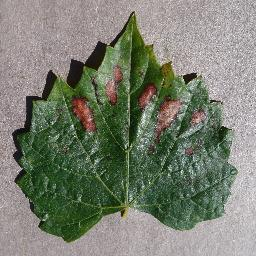
#> input picture grape_base/black_measles/0279ec2c-5470-47e8-b1ba-79442bd323bb___FAM_B.Msls 4396_flipLR.JPG, 256 x 256 px, found by its file name; its folder holds 3 pictures in this run
$ jupyter execute Histograma.ipynb
#> lines starting #> are read from the running program, lines starting #| are printed output that depends on the picture; pictures that were not available may be replaced by others from this repository, and a replacement may not be noted
#> further down, img is the input picture: shape (256, 256, 3); mean B, G, R 112.6, 127.2, 122
### visao.py
import os
import numpy as np
import cv2
import matplotlib.pyplot as plt

def gravar_arquivo_arff(base_teste, classes):
    tam = len(base_teste[0][0])
    file = open('leaf_deseases.arff','w')

    file.write('@relation leaf_deseases\n')
    for i in range(tam):
        file.write('@attribute '+ str(i) +' NUMERIC\n')

    file.write('@attribute classes {')

    a = set(classes)

    for i in a:
        file.write(str(i)+',')

    file.write('}')

    for i in range(tam):
         len(set(classes))

    file.write('\n@data\n')

    for item in base_teste:
        for i in range(len(item[0])):
            file.write("%s," % str(item[0][i]))
        file.write("%s\n" % item[1])

    file.close()
    print('arquivo gravado')

# [140 lines left out: functions histograma, distancia, lbp, histograma_tons_cinza, extrair_caracteristica, extrair_caracteristica2 and 1 more, not called in this run]

### Histograma.ipynb
[cell 1]
import cv2
import matplotlib.pyplot as plt
import os
import numpy as np

[cell 2]
BASE_PATH = './grape_base/'
black_measles_imgs = os.listdir(BASE_PATH+'black_measles')
black_measles_imgs = [BASE_PATH+'black_measles/'+img for img in black_measles_imgs]

leaf_blight_imgs = os.listdir(BASE_PATH+'leaf_blight')
leaf_blight_imgs = [BASE_PATH+'leaf_blight/'+img for img in leaf_blight_imgs]

black_rot_imgs = os.listdir(BASE_PATH+'black_rot')
black_rot_imgs = [BASE_PATH+'black_rot/'+img for img in black_rot_imgs]

healthy_imgs = os.listdir(BASE_PATH+'healthy')
healthy_imgs = [BASE_PATH+'healthy/'+img for img in healthy_imgs]

[cell 3]
def plot_matrix_list(images_list, size_a=16, size_b=16):

    lines = (len(images_list)//4)+1
    plt.figure(figsize=(size_a, size_b))

    for i in range(len(images_list)):
        plt.subplot(lines,4,i+1)
        plt.imshow(images_list[i])
        #plt.title(str(i+1))


    plt.show()
    plt.close('all')

[cell 4]
#img as matrix
def histograma(img):

    '''
    retorna histograma de cores da imagem
    '''
    WB = np.zeros(256)
    WG = np.zeros(256)
    WR = np.zeros(256)

    l, c, tres = img.shape
#> l = 256; c = 256; tres = 3

    B = img[:,:,0]
    G = img[:,:,1]
    R = img[:,:,2]

    img_HSV = cv2.cvtColor(img, cv2.COLOR_BGR2HSV)
#> img_HSV: shape (256, 256, 3); mean H, S, V 73.4, 58.3, 132.4
    H = img_HSV[:,:,0]
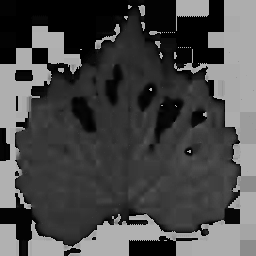
#> H: shape (256, 256); min 0, max 179, mean 73.4
    S = img_HSV[:,:,1]
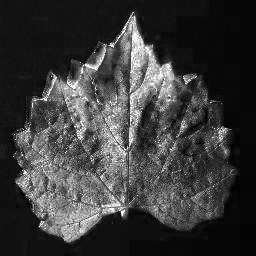
#> S: shape (256, 256); min 0, max 255, mean 58.3
    V = img_HSV[:,:,2]
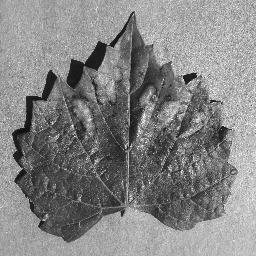
#> V: shape (256, 256); min 2, max 255, mean 132.4

    THR = 50

    for i in range(l):
        for j in range(c):
            if(not(((S[i,j] < THR or V[i,j] < THR) or H[i,j] > 100) or (not(B[i,j] < 100)))):
                WB[B[i,j]] = WB[B[i,j]]+1
                WG[G[i,j]] = WG[G[i,j]]+1
                WR[R[i,j]] = WR[R[i,j]]+1
#> after the loop, WB = 256 values, max 385 at index 43, min 0 at index 100, mean 85.95; WG = 256 values, max 412 at index 77, min 0 at index 0, mean 85.95; WR = 256 values, max 372 at index 43, min 0 at index 0, mean 85.95

    for i in range(256):
        WB[i] = WB[i]/(l*c)
        WG[i] = WG[i]/(l*c)
        WR[i] = WR[i]/(l*c)
#> after the loop, WB = 256 values, max 0.00587 at index 43, min 0 at index 100, mean 0.00131; WG = 256 values, max 0.00629 at index 77, min 0 at index 0, mean 0.00131; WR = 256 values, max 0.00568 at index 43, min 0 at index 0, mean 0.00131
    #return np.append(np.append(WB,WG),WR)
    return [WB,WG,WR]

[cell 5]
sample = [healthy_imgs[0], black_measles_imgs[0], leaf_blight_imgs[0], black_rot_imgs[0]]
titles = ['healthy', 'black_measles', 'leaf_blight', 'black_rot']

plt.figure(figsize = (8,8))
for i in range(len(sample)):
    img = cv2.imread(sample[i])
    plt.subplot(2,2,i+1)
    plt.title(titles[i])
    hist = histograma(img)
#> hist = 3 items
    plt.plot(hist[0], color='blue')
    plt.plot(hist[1], color='green')
    plt.plot(hist[2], color='red')
    plt.legend(['canal B', 'canal G', 'canal R'])
    plt.xlabel('valor')
    plt.ylabel('quantidade de pixels')

plt.subplots_adjust(wspace=0.4, hspace=0.4)
plt.show()
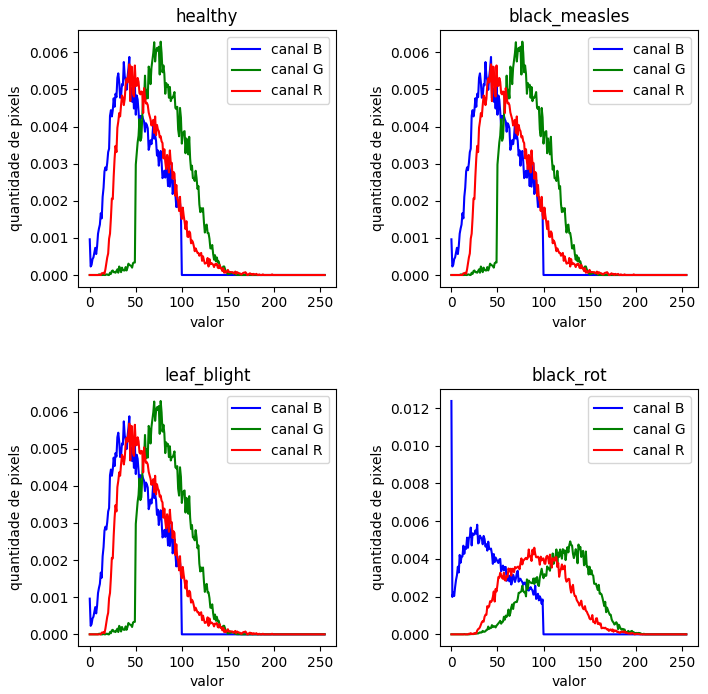
#> figure drawn by matplotlib, 4 panels; panel 1: curve peaks at x = 43, y = 0.00587; panel 1: curve peaks at x = 77, y = 0.00629; panel 1: curve peaks at x = 43, y = 0.00568; panel 2: curve peaks at x = 43, y = 0.00587

[cell 6]
img_path = sample[3]
img = cv2.imread(img_path)
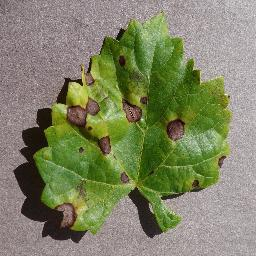
#> input picture grape_base/black_rot/00905d40-bddf-460e-b348-1dbb6a34653b___FAM_B.Rot 0664_flipLR.JPG, 256 x 256 px
#> img is the input picture: shape (256, 256, 3); mean B, G, R 100.8, 131.9, 127.9

plt.figure(figsize = (8,8))
y_ticks = [0, 0.0025, 0.005, 0.0075, 0.01]


plt.subplot(2,2,i+1)
hist = histograma(img)
#> in histograma (call 5), `B = img[:,:,0]`:
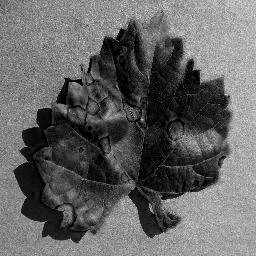
#> B: shape (256, 256); min 0, max 249, mean 100.8
#> in histograma (call 5), `R = img[:,:,2]`:
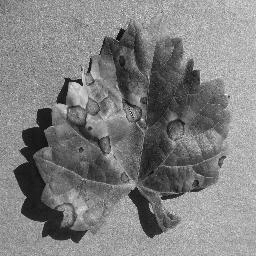
#> R: shape (256, 256); min 3, max 255, mean 127.9
#> in histograma (call 5), `img_HSV = cv2.cvtColor(img, cv2.COLOR_BGR2HSV)`: img_HSV: shape (256, 256, 3); mean H, S, V 63.6, 84.8, 138.5
#> in histograma (call 5), `H = img_HSV[:,:,0]`:
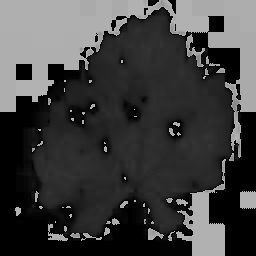
#> H: shape (256, 256); min 0, max 179, mean 63.6
#> in histograma (call 5), `S = img_HSV[:,:,1]`:
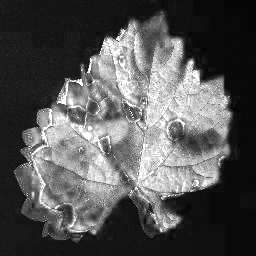
#> S: shape (256, 256); min 0, max 255, mean 84.8
#> after the loop in histograma (call 5), `for i in range(l):`: WB = 256 values, max 811 at index 0, min 0 at index 100, mean 94.07; WG = 256 values, max 323 at index 129, min 0 at index 0, mean 94.07; WR = 256 values, max 301 at index 90, min 0 at index 0, mean 94.07
#> after the loop in histograma (call 5), `for i in range(256):`: WB = 256 values, max 0.0124 at index 0, min 0 at index 100, mean 0.00144; WG = 256 values, max 0.00493 at index 129, min 0 at index 0, mean 0.00144; WR = 256 values, max 0.00459 at index 90, min 0 at index 0, mean 0.00144
plt.subplot(1,4,1)
plt.plot(hist[2][:64], color='red')
plt.yticks(y_ticks)
#plt.xticks([0, 32, 64])
plt.xticks([0,32,64], labels=[0, 32, 64])

plt.subplot(1,4,2)
plt.plot(hist[2][64:128], color='red')
plt.yticks(y_ticks)
#plt.xticks([64, 96, 128])
plt.xticks([0,32,64], labels=[64, 96, 128])

plt.subplot(1,4,3)
plt.plot(hist[2][128:192], color='red')
plt.yticks(y_ticks)
#plt.xticks([128, 160, 192])
plt.xticks([0,32,64], labels=[128, 160, 192])

plt.subplot(1,4,4)
plt.plot(hist[2][192:256], color='red')
plt.yticks(y_ticks)
#plt.xticks([192, 224, 256])
plt.xticks([0,32,64], labels=[192, 224, 256])

plt.subplots_adjust(wspace=0.8, hspace=0.4)

plt.show()
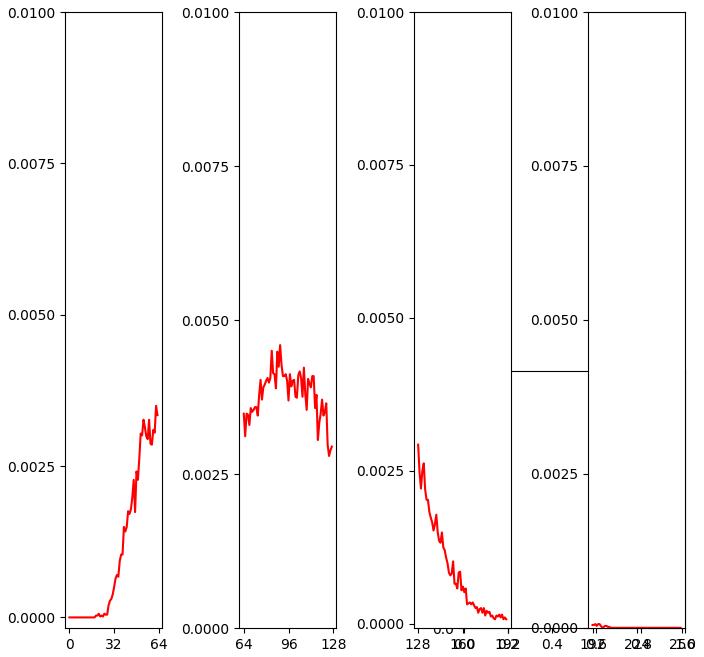
#> figure drawn by matplotlib, 4 panels; panel 1: curve peaks at x = 62, y = 0.00349; panel 2: curve peaks at x = 26, y = 0.00459; panel 3: curve peaks at x = 0, y = 0.00293; panel 4: curve peaks at x = 2, y = 6.1e-05

[cell 7]
def extrair_caracteristica(img):
    features = []
    hist = histograma(img)
#> hist = 3 items

    soma_B = 0
    soma_G = 0
    soma_R = 0
    soma_total = 0

    for i in range(256):
        if((i+1)%64 == 0):
            features.append(soma_B)
            features.append(soma_G)
            features.append(soma_R)
            soma_B = 0
            soma_G = 0
            soma_R = 0
        else:
            soma_B+=hist[0][i]
            soma_G+=hist[1][i]
            soma_R+=hist[2][i]
#> this loop made 256 passes
#> (soma_B, soma_G, soma_R) on passes 1 to 12: (0.000961, 0, 0), (0.00119, 0, 0), (0.00146, 0, 0), (0.00189, 0, 0), (0.00237, 0, 0), (0.00298, 0, 0), (0.00371, 0, 0), (0.00427, 0, 0), (0.00505, 0, 0), (0.00616, 0, 0), (0.00742, 1.53e-05, 0), (0.00877, 3.05e-05, 0)
#> soma_B on pass 100: 0.102
#> after the loop, features = [0.229, 0.0588, 0.184, 0.102, 0.26, 0.14, 0, 0.0106, 0.00656, 0, 0, 1.53e-05]

    return features

[cell 8]
from visao import gravar_arquivo_arff

[cell 9]
all_image_paths = [healthy_imgs, black_measles_imgs, leaf_blight_imgs, black_rot_imgs]

base_leaf_deseases = []
classes = []

#extraindo as características das imagens na base de dados
for i in range(len(all_image_paths)):
    for img_path in all_image_paths[i][:2]:
        imagem = cv2.imread(img_path)
        caracteristica = extrair_caracteristica(imagem)
#> caracteristica has the same summary as features in extrair_caracteristica
        classes.append(i)
        base_leaf_deseases.append((caracteristica, i))
    print('Ending class '+str(i))

gravar_arquivo_arff(base_leaf_deseases, classes)
